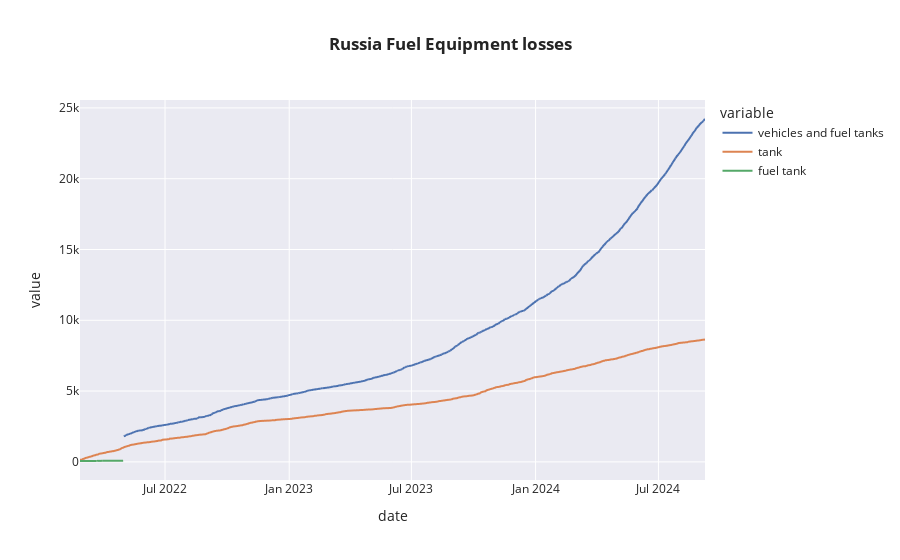
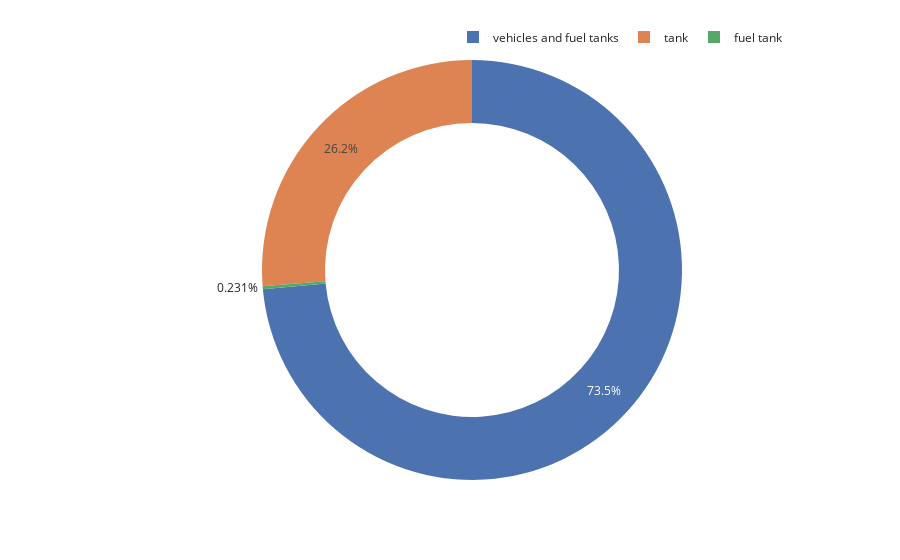

Notebook cell for these charts, in order:
### Code cell
fig=px.line(df2,x='date',y=['vehicles and fuel tanks','tank','fuel tank'],template='seaborn',title='<b>Russia Fuel Equipment losses')
fig.show()
names=['tank','fuel tank','vehicles and fuel tanks']
values=[df2['tank'].max(),df2['fuel tank'].max(),df2['vehicles and fuel tanks'].max()]
fig=px.pie(names=names,values=values,hole=.7,template='seaborn')
fig.update_layout(title_x=0.5,legend=dict(orientation='h',yanchor='bottom',y=1.02,xanchor='right',x=1))

### Figure 1 — Plotly figure (JSON) as saved in the notebook; plotly's stock layout.template omitted (floating-point values rounded to 4 significant figures; data arrays with more than 128 entries replaced by an {"elided": "..."} marker saying what was removed)
{"data": [{"hovertemplate": "variable=vehicles and fuel tanks<br>date=%{x}<br>value=%{y}<extra></extra>", "legendgroup": "vehicles and fuel tanks", "line": {"color": "rgb(76,114,176)", "dash": "solid"}, "marker": {"symbol": "circle"}, "mode": "lines", "name": "vehicles and fuel tanks", "showlegend": true, "type": "scattergl", "x": {"elided": "927 str values"}, "xaxis": "x", "y": {"elided": "927 int values"}, "yaxis": "y"}, {"hovertemplate": "variable=tank<br>date=%{x}<br>value=%{y}<extra></extra>", "legendgroup": "tank", "line": {"color": "rgb(221,132,82)", "dash": "solid"}, "marker": {"symbol": "circle"}, "mode": "lines", "name": "tank", "showlegend": true, "type": "scattergl", "x": {"elided": "927 str values"}, "xaxis": "x", "y": {"elided": "927 int values"}, "yaxis": "y"}, {"hovertemplate": "variable=fuel tank<br>date=%{x}<br>value=%{y}<extra></extra>", "legendgroup": "fuel tank", "line": {"color": "rgb(85,168,104)", "dash": "solid"}, "marker": {"symbol": "circle"}, "mode": "lines", "name": "fuel tank", "showlegend": true, "type": "scattergl", "x": {"elided": "927 str values"}, "xaxis": "x", "y": {"elided": "927 int values"}, "yaxis": "y"}], "layout": {"autosize": true, "legend": {"title": {"text": "variable"}, "tracegroupgap": 0}, "title": {"text": "<b>Russia Fuel Equipment losses"}, "xaxis": {"anchor": "y", "autorange": true, "domain": [0, 1], "range": ["2022-02-25", "2024-09-08"], "title": {"text": "date"}, "type": "date"}, "yaxis": {"anchor": "x", "autorange": true, "domain": [0, 1], "range": [-1282.0, 25560.0], "title": {"text": "value"}, "type": "linear"}}}

### Figure 2 — Plotly figure (JSON) as saved in the notebook; plotly's stock layout.template omitted (floating-point values rounded to 4 significant figures)
{"data": [{"domain": {"x": [0, 1], "y": [0, 1]}, "hole": 0.7, "hovertemplate": "label=%{label}<br>value=%{value}<extra></extra>", "labels": ["tank", "fuel tank", "vehicles and fuel tanks"], "legendgroup": "", "name": "", "showlegend": true, "type": "pie", "values": [8636, 76, 24218]}], "layout": {"autosize": true, "legend": {"orientation": "h", "tracegroupgap": 0, "x": 1, "xanchor": "right", "y": 1.02, "yanchor": "bottom"}, "margin": {"t": 60}, "title": {"x": 0.5}}}
